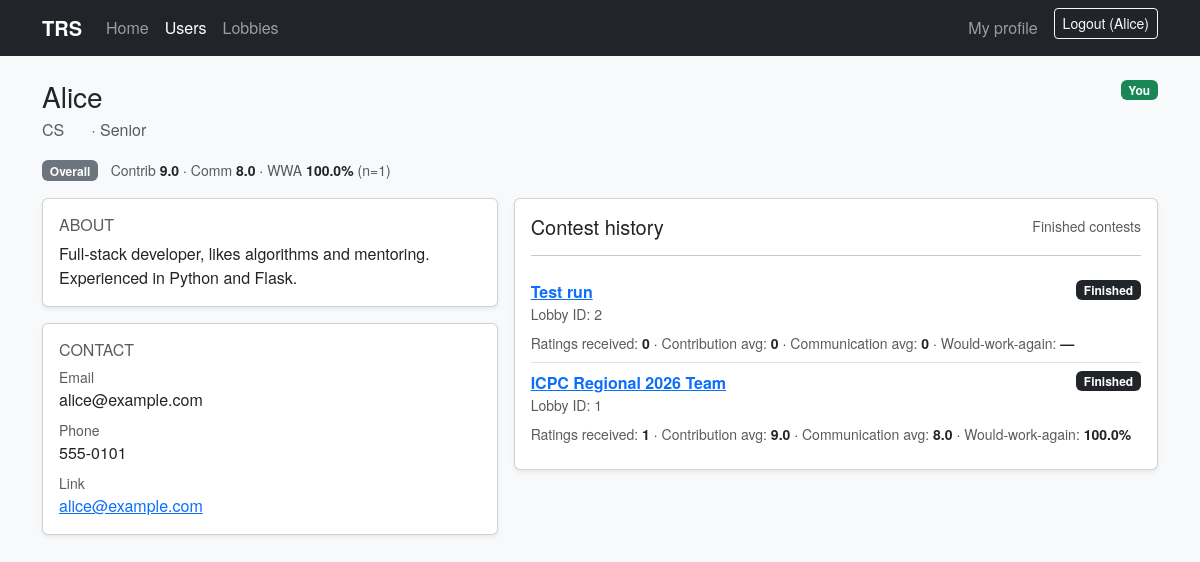
/users/1 (signed in), run on the app's committed database.
### models.py (models this page shows, shortened)
class User(db.Model):
    id = db.Column(db.Integer, primary_key=True)
    name = db.Column(db.String(120), nullable=False)
    major = db.Column(db.String(120))
    year = db.Column(db.String(50))
    bio = db.Column(db.String(1000))
    contact = db.Column(db.String(500))
    phone = db.Column(db.String(80))
    email = db.Column(db.String(200))
    created_at = db.Column(db.DateTime, default=datetime.utcnow)
    def reputation(self):
        from sqlalchemy import case, func
        avg_contrib = db.session.query(func.avg(Rating.contribution)).filter(Rating.target_user_id == self.id).scalar() or 0
        avg_comm = db.session.query(func.avg(Rating.communication)).filter(Rating.target_user_id == self.id).scalar() or 0
        would_work_again_count = (
            db.session.query(
                func.sum(
                    case(
                        (Rating.would_work_again.is_(True), 1),
                        else_=0,
                    )
                )
            )
            .filter(Rating.target_user_id == self.id)
            .scalar()
            or 0
        )
        total = db.session.query(func.count(Rating.id)).filter(Rating.target_user_id == self.id).scalar() or 0
        return {
            'contribution_avg': round(float(avg_contrib), 2),
            'communication_avg': round(float(avg_comm), 2),
            'would_work_again_ratio': float(would_work_again_count) / total if total else None,
            'rating_count': total
        }

class Lobby(db.Model):
    id = db.Column(db.Integer, primary_key=True)
    title = db.Column(db.String(200), nullable=False)
    contest_link = db.Column(db.String(500))
    leader_id = db.Column(db.Integer)
    finished = db.Column(db.Boolean, default=False)
    finished_at = db.Column(db.DateTime)
    created_at = db.Column(db.DateTime, default=datetime.utcnow)
    teams = db.relationship('Team', backref='lobby', cascade='all, delete-orphan')

### app.py (the view, shortened to what this page needs)
@app.route('/users/<int:user_id>', methods=['GET', 'POST'])
def user_profile(user_id):
    from models import User, Lobby, Team, TeamMember, Rating
    user = User.query.get_or_404(user_id)
    viewer = get_current_user()
    can_edit = viewer is not None and viewer.id == user.id
    history = []
    lobby_ids = (
        db.session.query(Team.lobby_id)
        .join(TeamMember, TeamMember.team_id == Team.id)
        .filter(TeamMember.user_id == user.id)
        .distinct()
        .all()
    )
    ids = [x[0] for x in lobby_ids]
    history_lobbies = (
        Lobby.query.filter(Lobby.id.in_(ids), Lobby.finished == True)
        .order_by(Lobby.finished_at.desc().nullslast(), Lobby.created_at.desc())
        .all()
    ) if ids else []
    for lobby in history_lobbies:
        ratings = (
            db.session.query(Rating)
            .join(Team, Rating.team_id == Team.id)
            .filter(Team.lobby_id == lobby.id)
            .filter(Rating.target_user_id == user.id)
            .all()
        )
        if ratings:
            contribution_avg = round(sum(r.contribution or 0 for r in ratings) / len(ratings), 2)
            communication_avg = round(sum(r.communication or 0 for r in ratings) / len(ratings), 2)
            would_work_again_ratio = sum(1 for r in ratings if r.would_work_again) / len(ratings)
        else:
            contribution_avg = 0
            communication_avg = 0
            would_work_again_ratio = None
        history.append(
            {
                'lobby': lobby,
                'rating_count': len(ratings),
                'contribution_avg': contribution_avg,
                'communication_avg': communication_avg,
                'would_work_again_ratio': would_work_again_ratio,
            }
        )
    overall_rep = user.reputation()
    return render_template('profile.html', user=user, can_edit=can_edit, history=history, overall_rep=overall_rep)

### app.py (called while the page is built)
def get_current_user():
    from models import User
    user_id = session.get('user_id')
    if not user_id:
        return None
    return User.query.get(user_id)

@app.context_processor
def inject_current_user():
    return {'current_user': get_current_user()}

### templates/profile.html (shortened to what this page needs)
{% extends 'base.html' %}
{% block content %}
  <div class="d-flex align-items-start justify-content-between gap-3 mb-3">
    <div class="w-100">
      <div class="d-flex align-items-start justify-content-between gap-2">
        <div class="editable-field">
          <h1 class="h3 mb-1">
            {{ user.name }}
          </h1>
          <div class="text-muted">
            <span class="editable-field">
              {{ user.major or 'Undeclared' }}
            </span>
            {% if user.year %}
              ·
            {% endif %}
            <span class="editable-field">
              {{ user.year or '—' }}
            </span>
          </div>
        </div>
        {% if can_edit %}
          <span class="badge text-bg-success">You</span>
        {% endif %}
      </div>
      <div class="mt-3">
        <span class="badge text-bg-secondary">Overall</span>
        <span class="ms-2 small">
          <span class="text-muted">Contrib</span> <span class="fw-semibold">{{ overall_rep.contribution_avg }}</span>
          · <span class="text-muted">Comm</span> <span class="fw-semibold">{{ overall_rep.communication_avg }}</span>
          · <span class="text-muted">WWA</span>
          <span class="fw-semibold">{% if overall_rep.would_work_again_ratio is none %}—{% else %}{{ (overall_rep.would_work_again_ratio * 100) | round(0) }}%{% endif %}</span>
          <span class="text-muted">(n={{ overall_rep.rating_count }})</span>
        </span>
      </div>
    </div>
  </div>
  <div class="row g-3">
    <div class="col-lg-5">
      <div class="card shadow-sm">
        <div class="card-body editable-field">
          <div class="d-flex align-items-center justify-content-between">
            <h2 class="h6 text-uppercase text-muted mb-0">About</h2>
          </div>
          <p class="mb-0 mt-2">{{ user.bio or 'No bio yet.' }}</p>
        </div>
      </div>
      <div class="card shadow-sm mt-3">
        <div class="card-body">
          <h2 class="h6 text-uppercase text-muted">Contact</h2>
          <div class="editable-field d-flex align-items-start justify-content-between gap-2">
            <div>
              <div class="small text-muted">Email</div>
              <div class="mb-2">{{ user.email or '—' }}</div>
            </div>
          </div>
          <div class="editable-field d-flex align-items-start justify-content-between gap-2">
            <div>
              <div class="small text-muted">Phone</div>
              <div class="mb-2">{{ user.phone or '—' }}</div>
            </div>
          </div>
          <div class="editable-field d-flex align-items-start justify-content-between gap-2">
            <div>
              <div class="small text-muted">Link</div>
              {% if user.contact %}
                <div><a href="{{ user.contact }}" target="_blank" rel="noopener noreferrer">{{ user.contact }}</a></div>
              {% else %}
                <div>—</div>
              {% endif %}
            </div>
          </div>
        </div>
      </div>
    </div>
    <div class="col-lg-7">
      <div class="card shadow-sm">
        <div class="card-body">
          <div class="d-flex align-items-center justify-content-between">
            <h2 class="h5 mb-0">Contest history</h2>
            <span class="text-muted small">Finished contests</span>
          </div>
          <hr>
          {% if history and history|length %}
            <div class="list-group list-group-flush">
              {% for item in history %}
                <div class="list-group-item px-0">
                  <div class="d-flex justify-content-between align-items-start gap-2">
                    <div>
                      <div class="fw-semibold">
                        <a href="{{ url_for('lobby_detail', lobby_id=item.lobby.id) }}">{{ item.lobby.title }}</a>
                      </div>
                      <div class="text-muted small">Lobby ID: {{ item.lobby.id }}</div>
                    </div>
                    <span class="badge text-bg-dark">Finished</span>
                  </div>
                  <div class="mt-2 small">
                    <span class="text-muted">Ratings received:</span>
                    <span class="fw-semibold">{{ item.rating_count }}</span>
                    · <span class="text-muted">Contribution avg:</span> <span class="fw-semibold">{{ item.contribution_avg }}</span>
                    · <span class="text-muted">Communication avg:</span> <span class="fw-semibold">{{ item.communication_avg }}</span>
                    · <span class="text-muted">Would-work-again:</span>
                    <span class="fw-semibold">
                      {% if item.would_work_again_ratio is none %}—{% else %}{{ (item.would_work_again_ratio * 100) | round(0) }}%{% endif %}
                    </span>
                  </div>
                </div>
              {% endfor %}
            </div>
          {% else %}
            <div class="text-muted">No finished contests yet.</div>
          {% endif %}
        </div>
      </div>
    </div>
  </div>
{% endblock %}

### templates/base.html (shortened to what this page needs)
<!doctype html>
<html lang="en">
  <head>
    <link href="https://cdn.jsdelivr.net/npm/bootstrap@5.3.3/dist/css/bootstrap.min.css" rel="stylesheet">
    <link rel="stylesheet" href="https://cdn.jsdelivr.net/npm/bootstrap-icons@1.11.3/font/bootstrap-icons.min.css">
    <link rel="stylesheet" href="{{ url_for('static', filename='main.css') }}">
  </head>
  <body class="bg-light">
    <nav class="navbar navbar-expand-lg navbar-dark bg-dark">
      <div class="container">
        <a class="navbar-brand fw-semibold" href="{{ url_for('index') }}">TRS</a>
        <div class="collapse navbar-collapse" id="navbarMain">
          <ul class="navbar-nav me-auto mb-2 mb-lg-0">
            <li class="nav-item">
              <a class="nav-link {% if request.path == '/' %}active{% endif %}" href="{{ url_for('index') }}">Home</a>
            </li>
            <li class="nav-item">
              <a class="nav-link {% if request.path.startswith('/users') %}active{% endif %}" href="{{ url_for('users_page') }}">Users</a>
            </li>
            <li class="nav-item">
              <a class="nav-link {% if request.path.startswith('/lobbies') %}active{% endif %}" href="{{ url_for('lobbies_page') }}">Lobbies</a>
            </li>
          </ul>
          <ul class="navbar-nav ms-auto mb-2 mb-lg-0">
            {% if current_user %}
              <li class="nav-item">
                <a class="nav-link {% if request.path == '/me' %}active{% endif %}" href="{{ url_for('me') }}">My profile</a>
              </li>
              <li class="nav-item ms-lg-2">
                <form class="d-flex" method="post" action="{{ url_for('logout') }}">
                  <button class="btn btn-sm btn-outline-light" type="submit">Logout ({{ current_user.name }})</button>
                </form>
              </li>
            {% else %}
              <li class="nav-item ms-lg-2">
                <a class="btn btn-sm btn-primary" href="{{ url_for('login') }}">Login</a>
              </li>
            {% endif %}
          </ul>
        </div>
      </div>
    </nav>
    <main class="container py-4">
      {% block content %}{% endblock %}
    </main>
  </body>
</html>

### static/main.css (style rules this page uses)
body { font-family: 'Helvetica Neue', 'Helvetica', 'Arial', system-ui; }
.editable-field { position: relative; }

### data on the page
User: name "Alice", major "CS", year "Senior", bio "Full-stack developer, likes algorithms and mentoring. Experienced in Python and Flask.", email "alice@example.com", phone "555-0101", contact "alice@example.com"
Lobby: lobby "Test run", lobby.id "2"
Lobby: lobby "ICPC Regional 2026 Team", lobby.id "1"

### other printed values
{{ overall_rep.contribution_avg }} "9.0"
{{ overall_rep.communication_avg }} "8.0"
{{ (overall_rep.would_work_again_ratio * 100) | round(0) }} "100.0"
{{ overall_rep.rating_count }} "1"
{{ item.rating_count }} "0" "1"
{{ item.contribution_avg }} "0" "9.0"
{{ item.communication_avg }} "0" "8.0"
{{ (item.would_work_again_ratio * 100) | round(0) }} "100.0"
